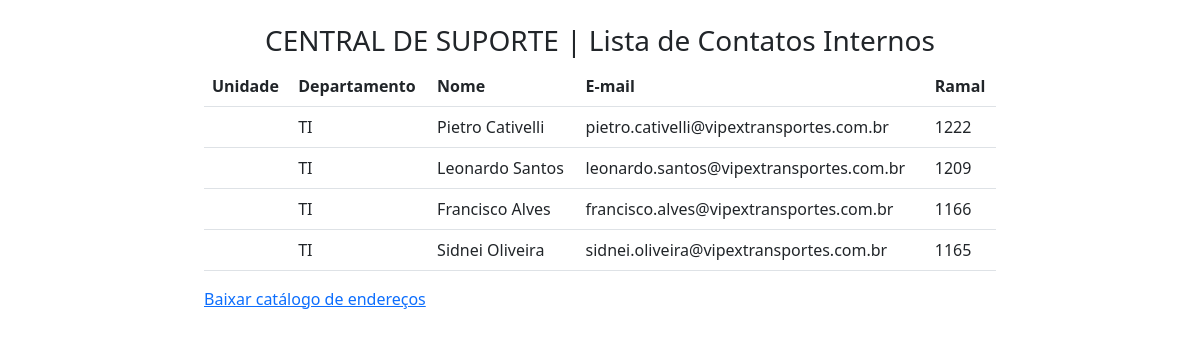
The page / on the database its author committed.
### tables this page shows
CREATE TABLE `colaboradores` (
  `id` int(11) NOT NULL,
  `fullname` varchar(150) NOT NULL,
  `department` varchar(20) NOT NULL,
  `email` varchar(100) NOT NULL,
  `phone` int(15) NOT NULL,
  `company` varchar(10) NOT NULL,
  `birth` date NOT NULL
);

### index.php (the view, shortened to what this page needs)
<?php
    include_once 'admin/php_action/db_connect.php';
    include_once __DIR__.'/includes/header.php';
?>
    <div class="row no-gutters mt-4">
        <div class="col-12 col-md-8 offset-md-2">
            <h3 class="text-center">CENTRAL DE SUPORTE | Lista de Contatos Internos</h3>
            <table class="table">
                <thead class="thead-dark">
                    <tr>
                        <th>Unidade</th>
                        <th>Departamento</th>
                        <th>Nome</th>
                        <th>E-mail</th>
                        <th>Ramal</th>
                    </tr>
                </thead>
                <tbody>
                    <?php
                        $sql = "SELECT * FROM colaboradores";
                        $resultado = mysqli_query($connect, $sql);
                        if(mysqli_num_rows($resultado) > 0):
                        while($dados = mysqli_fetch_array($resultado)):
                    ?>
                    <tr>
                        <td><?php echo $dados['unity']; ?></td>
                        <td><?php echo $dados['department']; ?></td>
                        <td><?php echo $dados['fullname']; ?></td>
                        <td><?php echo $dados['email']; ?></td>
                        <td><?php echo $dados['phone']; ?></td>
                    </tr>
                    <?php
                        endwhile;
                    else : ?>
                        <tr>
                            <td colspan="8" class="text-center">Não existem dados para serem exibidos!</td>
                        </tr>
                    <?php
                        endif;
                    ?>
                </tbody>
            </table>
            <a href="colab-excel.php">Baixar catálogo de endereços</a>
        </div>
    </div>
<?php
    include_once __DIR__.'/includes/footer.php';
?>

### includes/header.php (shortened to what this page needs)
<!DOCTYPE html>
<html lang="pt-br">
<head>
<link href="https://cdn.jsdelivr.net/npm/bootstrap@5.2.2/dist/css/bootstrap.min.css" rel="stylesheet">
</head>
<body>

### includes/footer.php (shortened to what this page needs)
</body>
</html>

### rows shown on the page
colaboradores: department "TI", fullname "Pietro Cativelli", email "pietro.cativelli@vipextransportes.com.br", phone "1222"
colaboradores: department "TI", fullname "Leonardo Santos", email "leonardo.santos@vipextransportes.com.br", phone "1209"
colaboradores: department "TI", fullname "Francisco Alves", email "francisco.alves@vipextransportes.com.br", phone "1166"
colaboradores: department "TI", fullname "Sidnei Oliveira", email "sidnei.oliveira@vipextransportes.com.br", phone "1165"
